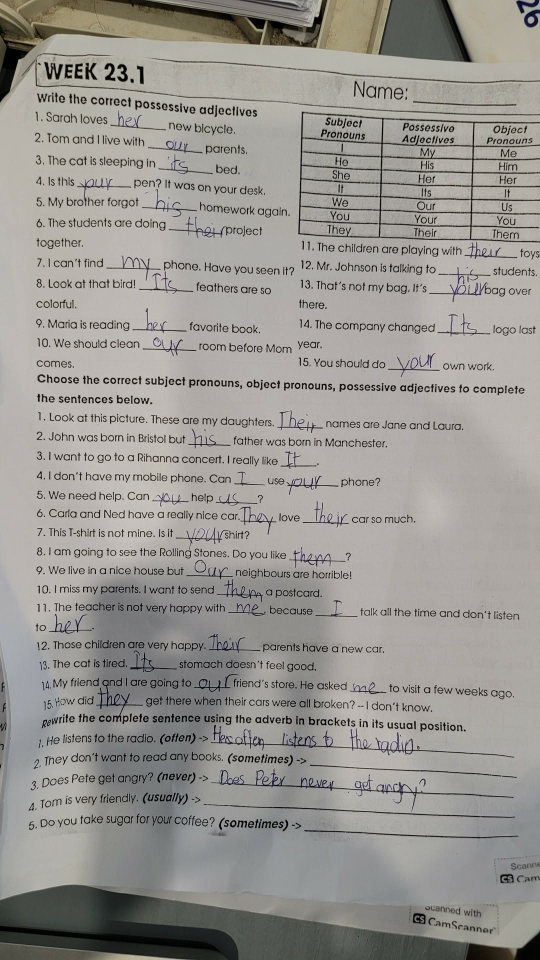
#> input picture ml/real/batch2_excluded/p28_week23_rawphoto.jpg, 1080 x 1920 px (shown at 1/2 size)
$ python -i ink_refine.py   (imports and definitions only)
#> lines starting #> are read from the running program, lines starting #| are printed output that depends on the picture
#> further down, picture is the input picture: shape (1920, 1080, 3); mean B, G, R 145.6, 150.1, 152.6
# Pixel-level refinement at FULL resolution around the coarse handwriting: own colour (3x3) +
# 4-direction arbitration + overlap detection.
import cv2, numpy as np
BAND=3; LENGTHS=(2,4,6); DARK=1.35; BRIDGE=True
# [16 lines left out: function dir_kernels, not called in this run]
def od(img):
    f=img.astype(np.float32); H,W=img.shape[:2]
#> after `H, W = img.shape[:2]`: H = 1920; W = 1080
    sm=cv2.resize(f,None,fx=.125,fy=.125,interpolation=cv2.INTER_AREA)
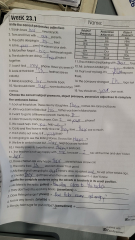
#> sm: shape (240, 135, 3) float32; mean B, G, R 145.6, 150.1, 152.6
    pm=cv2.dilate(cv2.medianBlur(sm.astype(np.uint8),15),np.ones((9,9),np.uint8)).astype(np.float32)
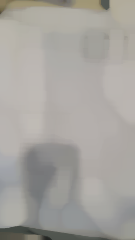
#> pm: shape (240, 135, 3) float32; mean B, G, R 158.1, 162.9, 165.7
    P=cv2.GaussianBlur(cv2.resize(pm,(W,H)),(0,0),8)
    OD=-np.log(np.clip((f+1)/(P+1),1e-3,1)); return OD, OD.mean(-1)
#> after `OD = -np.log(np.clip((f + 1) / (P + 1), 0.001, 1))`:
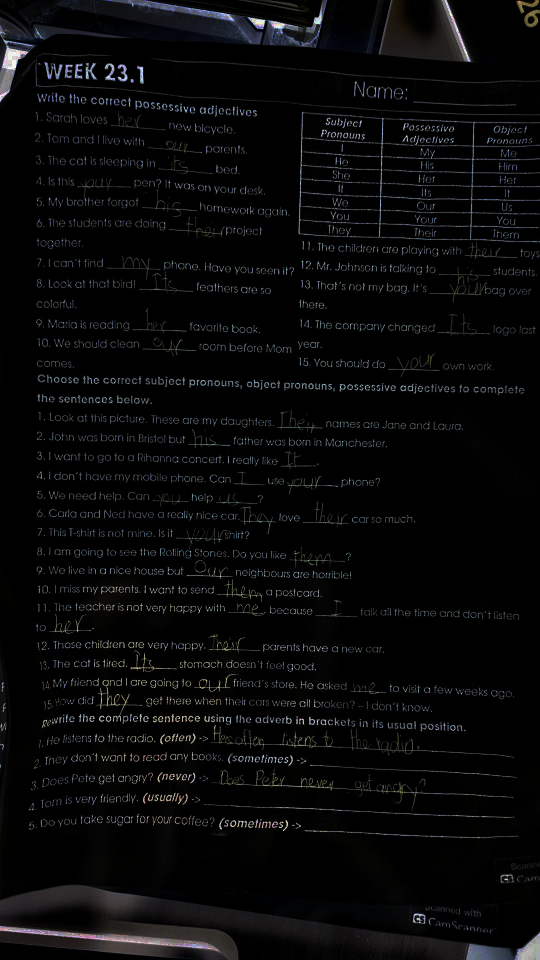
#> OD: shape (1920, 1080, 3) float32 (shown at 1/2 size); mean B, G, R 0.196, 0.183, 0.18; drawn with min black and max white
# [85 lines left out: functions refine, half_kernels, not called in this run]

PERP={0:1,1:0,2:3,3:2}
# [65 lines left out: functions bridges, erase, not called in this run]

>>> import cv2
>>> picture = cv2.imread('../real/batch2_excluded/p28_week23_rawphoto.jpg')
>>> result = od(picture)
